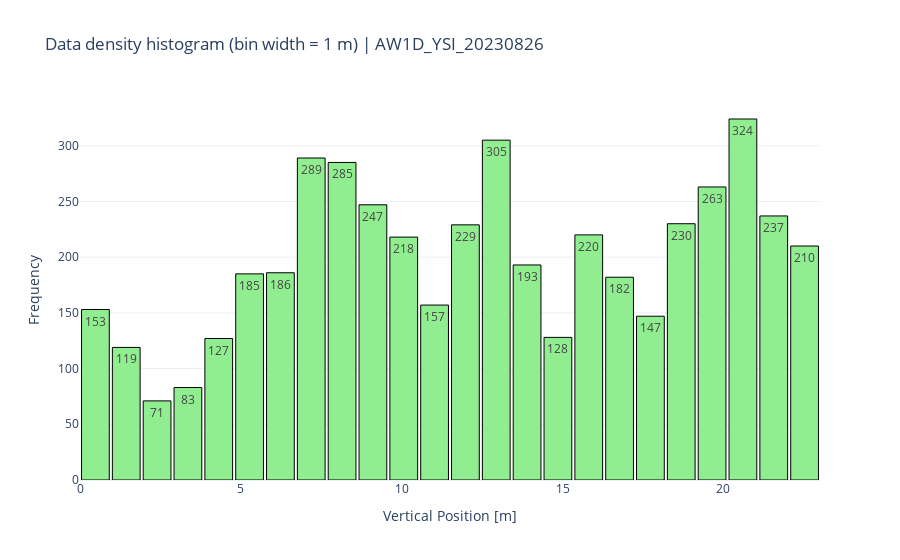

The notebook cell saved with this chart:
### Code cell
# Plot data density
plots.plot_histogram(density,
            value_column='x_bin', 
            weight_column='frequency', 
            num_bins=len(density['x_bin']),
            title=f'Data density histogram (bin width = {width} m) | {name}',
            x_axis_title='Vertical Position [m]',
            bar_color='lightgreen'
            )

### Figure 1 — Plotly figure (JSON) as saved in the notebook; plotly's stock layout.template omitted (floating-point values rounded to 4 significant figures)
{"data": [{"marker": {"color": "lightgreen", "line": {"color": "black", "width": 1}}, "text": [153, 119, 71, 83, 127, 185, 186, 289, 285, 247, 218, 157, 229, 305, 193, 128, 220, 182, 147, 230, 263, 324, 237, 210], "textposition": "auto", "type": "bar", "x": [0.4792, 1.438, 2.396, 3.354, 4.312, 5.271, 6.229, 7.188, 8.146, 9.104, 10.06, 11.02, 11.98, 12.94, 13.9, 14.85, 15.81, 16.77, 17.73, 18.69, 19.65, 20.6, 21.56, 22.52], "y": [153, 119, 71, 83, 127, 185, 186, 289, 285, 247, 218, 157, 229, 305, 193, 128, 220, 182, 147, 230, 263, 324, 237, 210]}], "layout": {"bargap": 0.1, "title": {"text": "Data density histogram (bin width = 1 m) | AW1D_YSI_20230826"}, "xaxis": {"title": {"text": "Vertical Position [m]"}}, "yaxis": {"title": {"text": "Frequency"}}}}
